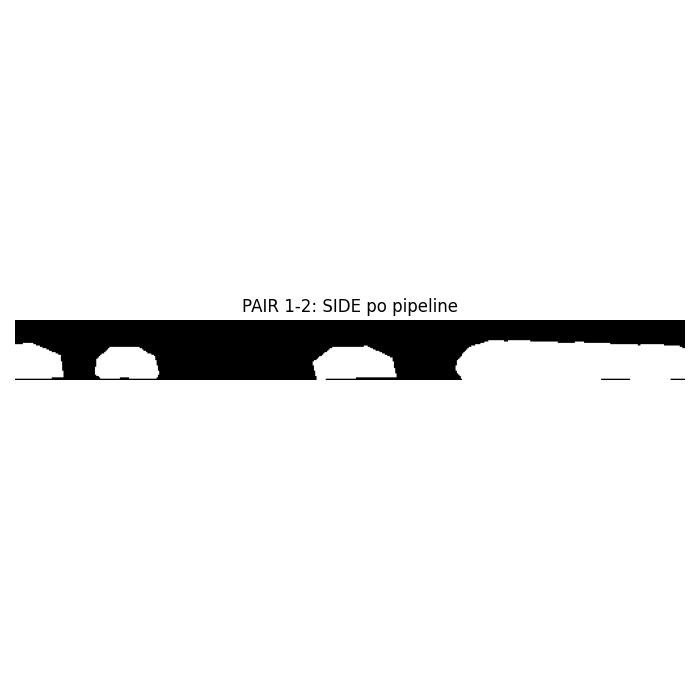
#> input picture Theory/Figure_1.png, 700 x 700 px, found by its file name
$ python bubble_physics.py
#> lines starting #> are read from the running program, lines starting #| are printed output that depends on the picture
import numpy as np
import cv2
import matplotlib.pyplot as plt
import mpl_toolkits.mplot3d.axes3d
from mpl_toolkits.mplot3d import Axes3D
from typing import cast

def calc_theta(h, D):
    """
    Calculates the internal angle (theta) based on the dimensionless liquid height.
    h_ratio: h = H/D (Liquid height H divided by pipe diameter D).
    Returns theta in radians.
    """
    # Formula: theta = 2 * arccos(1 - 2h)
    # Constrain input to valid [-1, 1] range for arccos to avoid NaN errors due to float precision
    h_ratio = h/D
    val = np.clip(1.0 - 2.0 * h_ratio, -1.0, 1.0)
    theta = 2.0 * np.arccos(val)
    return theta

def calc_fractions(h, D):
    """
    Calculates the theoretical liquid volume fraction (alpha_L) from the internal angle.
    Returns a value between 0.0 and 1.0.
    """
    # Formula: alpha_L = (theta - sin(theta)) / (2 * pi)
    theta = calc_theta(h, D)
    alpha_L = (theta - np.sin(theta)) / (2.0 * np.pi)
    alpha_I = 1.0 - alpha_L
    return alpha_L, alpha_I

def calc_perimeters(h, D):
    """
    Calculates the wetted perimeter (s_L) and interface perimeter (s_I).
    D: Pipe diameter in mm (or any consistent unit).
    Returns (s_L, s_I) in the same units as D.
    """
    # Formula: s_L = (theta * D) / 2, s_I = D * sin(theta / 2)
    theta = calc_theta(h, D)
    s_L = (theta * D) / 2.0
    s_I = D * np.sin(theta / 2.0)
    return s_L, s_I


def compute_liquid_height(mask):
    ys = np.where(mask > 0)[0]
    if len(ys) == 0:
        return 0
    return ys.max() - ys.min()

def compute_local_heights(mask):
    """
    Calculates the height of the white region for every column (x-coordinate).
    Returns an array of heights in pixels.
    """
    heights = np.zeros(mask.shape[1])

    for x in range(mask.shape[1]):
        # Find white pixels in the current column
        ys = np.where(mask[:, x] > 0)[0]
        if len(ys) > 0:
            # +1 ensures a single pixel counts as height 1
            heights[x] = ys.max() - ys.min() + 1

    return heights

# --- MAIN PART ---

# 1. Load the image as grayscale
img_path = r'C:\Users\Mateusz\Desktop\CODE\Heat-Pipes-3d-Modelling\Theory\Figure_1.png'
img = cv2.imread(img_path, cv2.IMREAD_GRAYSCALE)
#> img is the input picture: shape (700, 700); min 0, max 255, mean 240.8

if img is None:
    raise FileNotFoundError(f"OpenCV could not find or read the image at: '{img_path}'. Please check the path and filename.")

# 2. Extract ROI (Region of Interest)
# You need to crop out the text. Looking at the image, the pipe is roughly in the middle.
# These coordinates are estimates; adjust them based on your actual image dimensions.
pipe_top = 450
pipe_bottom = 550
liquid_mask = img[pipe_top:pipe_bottom, :]
#> liquid_mask: shape (100, 700); every value is 255

# 3. Apply a threshold to ensure it's strictly binary (0 or 255)
_, liquid_mask = cv2.threshold(liquid_mask, 127, 255, cv2.THRESH_BINARY)

# 4. Physical parameters
D = 20.0  # pipe diameter in mm
mm_per_pixel = 0.1  # conversion factor

# 5. Calculate arrays of local properties
H_pixels_array = compute_local_heights(liquid_mask)
#> after the loop in compute_local_heights, `for x in range(mask.shape[1]):`: heights = 700 values from 100 to 100
#> H_pixels_array = 700 values from 100 to 100
H_mm_array = np.clip(H_pixels_array * mm_per_pixel, 0.0, D)
#> H_mm_array = 700 values from 10 to 10

# Calculate properties for every x-coordinate
alpha_L_array, alpha_G_array = calc_fractions(H_mm_array, D)
#> in calc_theta, `h_ratio = h/D`: h_ratio = 700 values from 0.5 to 0.5
#> in calc_theta, `val = np.clip(1.0 - 2.0 * h_ratio, -1.0, 1.0)`: val = 700 values from 0 to 0
#> in calc_theta, `theta = 2.0 * np.arccos(val)`: theta = 700 values from 3.14 to 3.14
#> in calc_fractions, `alpha_L = (theta - np.sin(theta)) / (2.0 * np.pi)`: alpha_L = 700 values from 0.5 to 0.5
#> alpha_L_array = 700 values from 0.5 to 0.5; alpha_G_array = 700 values from 0.5 to 0.5
S_L_array, S_I_array = calc_perimeters(H_mm_array, D)
#> in calc_perimeters, `theta = calc_theta(h, D)`: theta = 700 values from 3.14 to 3.14
#> in calc_perimeters, `s_L = (theta * D) / 2.0`: s_L = 700 values from 31.42 to 31.42
#> in calc_perimeters, `s_I = D * np.sin(theta / 2.0)`: s_I = 700 values from 20 to 20
#> S_L_array = 700 values from 31.42 to 31.42; S_I_array = 700 values from 20 to 20

# Calculate averages for the whole pipe section
avg_liquid_fraction = np.mean(alpha_L_array)
#> avg_liquid_fraction = 0.5
avg_liquid_height = np.mean(H_mm_array)
#> avg_liquid_height = 10

def plot_3d_reconstruction(H_mm_array, D, mm_per_pixel):
    """
    Reconstructs and plots the 3D liquid interface inside a cylindrical pipe.
    """
#> called with H_mm_array = array of shape (700,), D = 20, mm_per_pixel = 0.1
    R = D / 2.0

    # 1. Create X coordinates (length of the pipe)
    x_pixels = np.arange(len(H_mm_array))
#> x_pixels = 700 values from 0 to 699
    X = x_pixels * mm_per_pixel
#> X = 700 values from 0 to 69.9

    # 2. Calculate Z coordinates (height of the interface)
    # H_mm is measured from the bottom, so we shift it down by R
    Z_interface = -R + H_mm_array
#> Z_interface = 700 values from 0 to 0

    # 3. Calculate Y coordinates (depth/width of the interface chord)
    # np.maximum prevents negative values inside sqrt due to minor float precision issues
    Y_max = np.sqrt(np.maximum(R**2 - Z_interface**2, 0))
#> Y_max = 700 values from 10 to 10

    # 4. Create a 2D meshgrid to draw the 3D surface
    # 'v' is a normalized parameter to stretch across the width from -Y to +Y
    V = np.linspace(-1, 1, 50)
    X_grid, V_grid = np.meshgrid(X, V)

    Z_grid = np.tile(Z_interface, (50, 1))
#> Z_grid: shape (50, 700) float64; every value is 0
    Y_grid = V_grid * np.tile(Y_max, (50, 1))
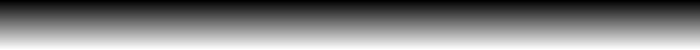
#> Y_grid: shape (50, 700) float64; min -10, max 10, mean -8.32e-16; drawn with min black and max white

    # --- PLOTTING ---
    fig = plt.figure(figsize=(12, 6))
    ax = cast(Axes3D, fig.add_subplot(111, projection='3d'))

    # Plot the liquid-gas interface (Blue Surface)
    ax.plot_surface(X_grid, Y_grid, Z_grid, color='cyan', alpha=0.7, antialiased=True)
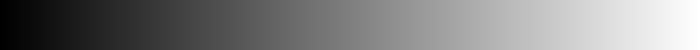
#> X_grid: shape (50, 700) float64; min 0, max 69.9, mean 35; drawn with min black and max white

    # Plot the bottom half of the pipe wall for reference (Gray Surface)
    # Theta goes from pi to 2*pi (the bottom half of a circle)
    theta = np.linspace(np.pi, 2*np.pi, 50)
    X_pipe, Theta_pipe = np.meshgrid(X, theta)
    Y_pipe = R * np.cos(Theta_pipe)
    Z_pipe = R * np.sin(Theta_pipe)
    ax.plot_surface(X_pipe, Y_pipe, Z_pipe, color='gray', alpha=0.2)

    # Formatting
    ax.set_xlabel('Pipe Length X (mm)')
    ax.set_ylabel('Depth Y (mm)')
    ax.set_zlabel('Height Z (mm)')
    ax.set_title('3D Reconstruction of Stratified/Slug Flow')

    # Force the axes to have proportional aspect ratios so the pipe doesn't look stretched
    # We set X to its actual length, and Y/Z to the pipe diameter
    ax.set_box_aspect([np.ptp(X), D, D])

    plt.show()
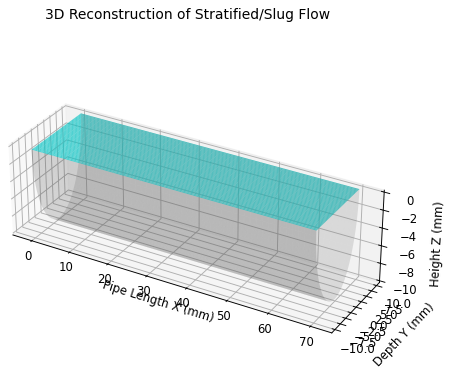
#> figure drawn by matplotlib, 1 panel

# --- Call this right at the end of your MAIN PART ---
# (Make sure to run this AFTER you have calculated H_mm_array)
plot_3d_reconstruction(H_mm_array, D, mm_per_pixel)
